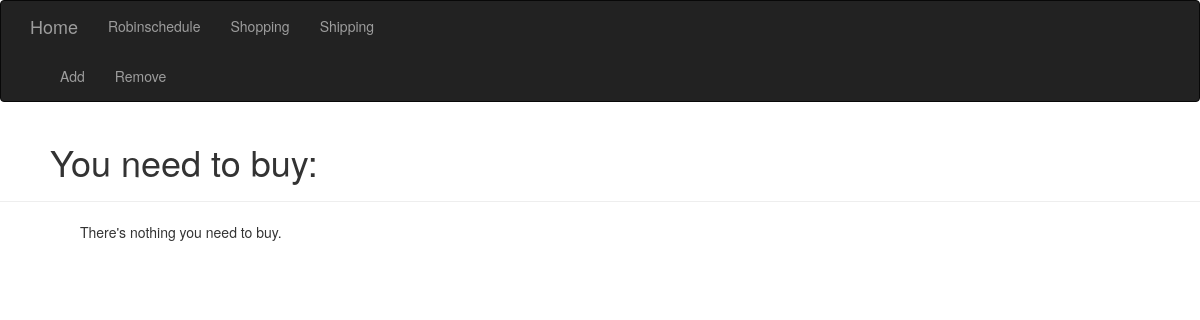
/shopping, run on an earlier commit of the app's database.
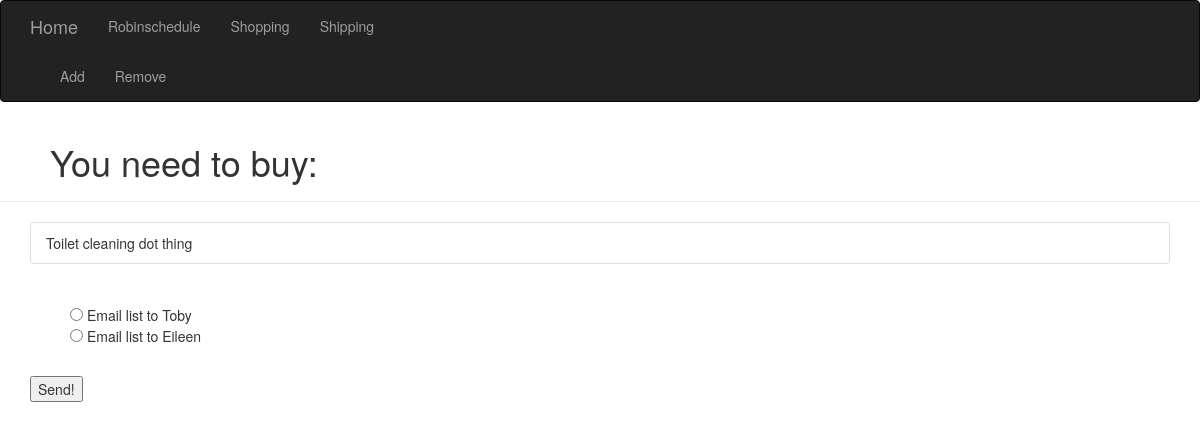
And on a later commit of the database.
### homeSite.py (models this page shows, shortened)
class Grocery(db.Model):
    __tablename__ = 'groceries'
    id = db.Column(db.Integer, primary_key=True)
    itemName = db.Column(db.String(64), unique=True)
    quantity = db.Column(db.Integer) #Setting quantity to optional so 'rice' doesn't need a quantity
    def __str__(self):
        if self.quantity:
            return f'{self.itemName} x {self.quantity}'
        else:
            return f'{self.itemName}'

### homeSite.py (the view, shortened to what this page needs)
@app.route('/shopping', methods=['GET', 'POST'])
def shopping():
    shoppingItems = Grocery.query.all()
    recipientEmailAddress = None
    return render_template('shopping.html', items=shoppingItems)

### templates/shopping.html (shortened to what this page needs)
{% extends "base.html" %}
{% block subnav %}
<div class="navbar-collapse collapse">
    <ul class="nav navbar-nav">
        <li><a href="/shopping/add">Add</a></li>
        <li><a href="/shopping/remove">Remove</a></li>
    </ul>
</div>
{% endblock %}
{% block content %}
<div class="page-header" style="padding-left: 50px;">
    <h1>You need to buy:</h1>
</div>
<div class="container">
    {% if items %}
    <ul class="list-group">
        {% for item in items %}
            <li class="list-group-item">{{item}}</li>
        {% endfor %}
    </ul>
    <br/>
    <form method="POST">
        <ul style="list-style-type:none">
            <li><input type='radio' name="emailRecipient" value="Toby"> Email list to Toby</input></li>
            <li><input type='radio' name="emailRecipient" value="Eileen"> Email list to Eileen</input></li>
        </ul>
            <br />
            <button type="submit" >Send!</button>
    </form>
    {% else %}
        <div class="list-group-heading" style="padding-left: 50px;">
            There's nothing you need to buy.
        </div>
    {% endif %}
</div>
{% endblock %}

### templates/base.html (shortened to what this page needs)
{% extends "bootstrap/base.html" %}
{% block navbar %}
<div class="navbar navbar-inverse" role="navigation">
    <div class="container">
        <div class="navbar-header">
            <a class="navbar-brand" href="/">Home</a>
        </div>
        <div class="navbar-collapse collapse">
            <ul class="nav navbar-nav">
                <li><a href="/schedule">Robinschedule</a></li>
                <li><a href="/shopping">Shopping</a></li>
                <li><a href="/shipping">Shipping</a></li>
            </ul>
        </div>
        {% block subnav %}
        {% endblock %}
    </div>
</div>
{% endblock %}

What changed in the data, as far as the page shows it:
added Grocery: quantity+itemName "Toilet cleaning dot thing"
Also different on the page:
form field emailRecipient: (not shown) → "☐"
text no longer shown: "There's nothing you need to buy."
text now shown: "Email list to Toby Email list to Eileen Send!"
